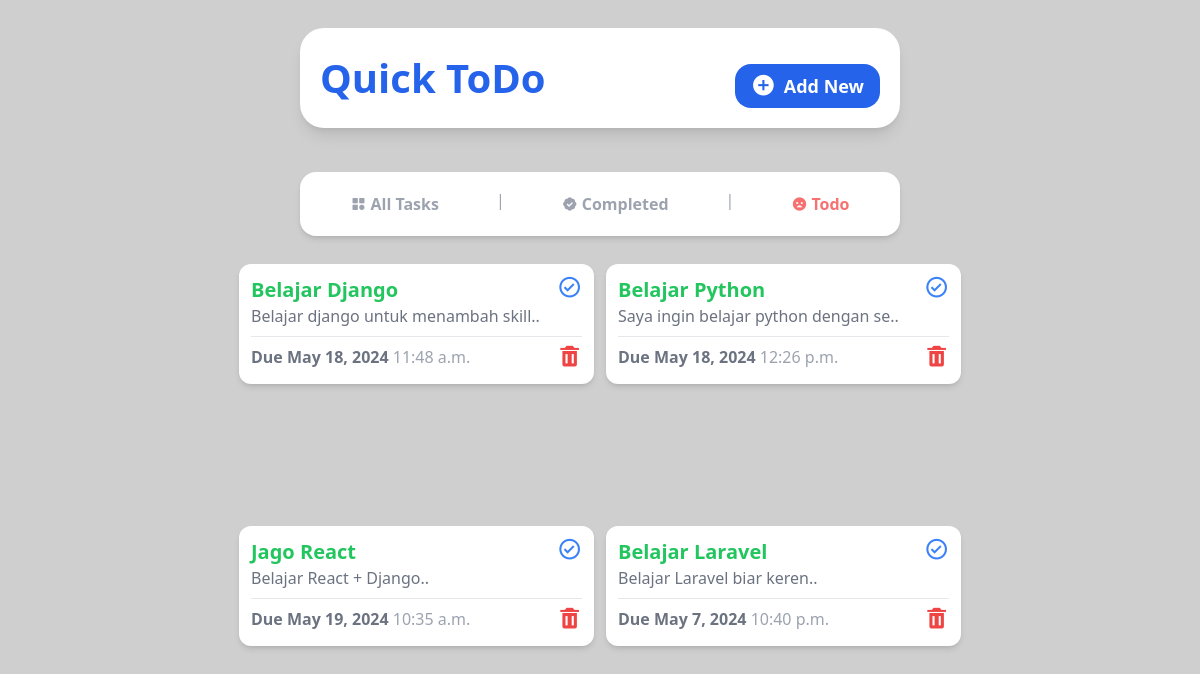
Before: /remaining/ with the older database file.
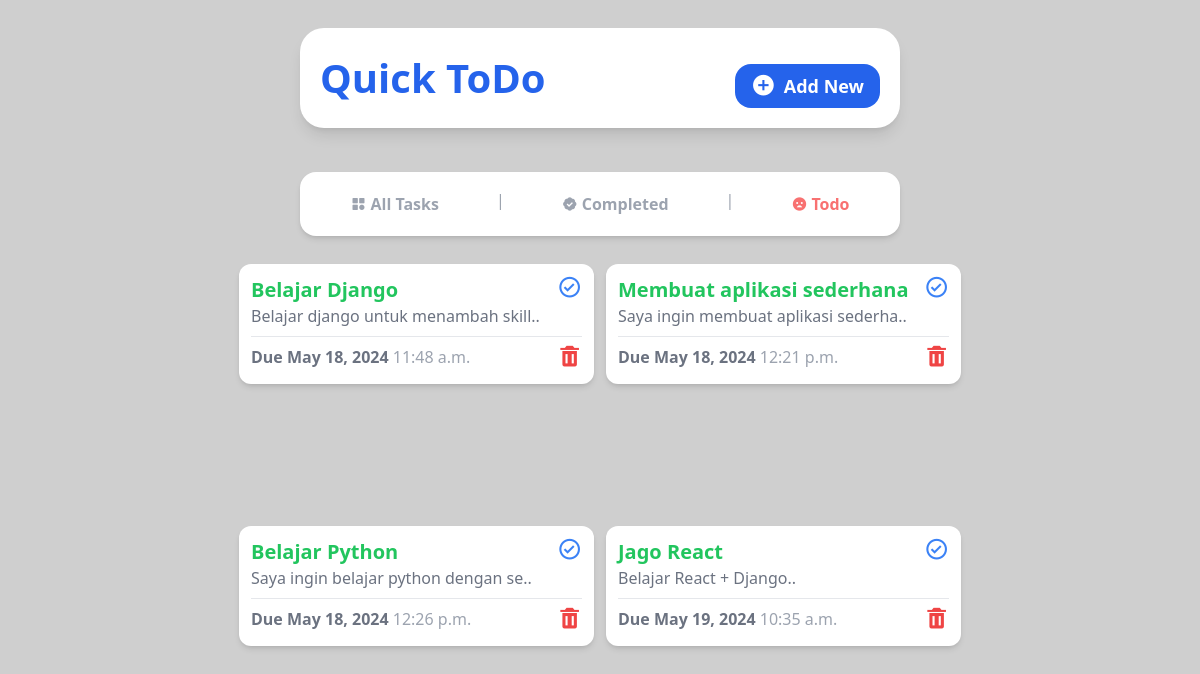
After: the same page with the newer database file.
### todolist/models.py (models this page shows, shortened)
class Todo(models.Model):
    title = models.CharField(max_length=45)
    desc = models.TextField(null=True, blank=True)
    due_date = models.DateField()
    due_time = models.TimeField()
    completed = models.BooleanField(default=False)

### todolist/views.py (the view)
# urls.py: path('remaining/', views.remaining, name = 'remaining'),
def remaining (req):
    remaining_todos = Todo.objects.filter(completed=False)
    return render(req, 'remaining.html',{
        'todos':remaining_todos,
    })

### todolist/templates/remaining.html
{% include "base.html" %}
{% include "rem_nav.html" %}
{% block contend%}
    <section
      class="flex flex-1 flex-wrap justify-center gap-3 bg-[#fff0] w-10/12 md:w-11/12 h-full mb-3 rounded-2xl p-3 overflow-y-auto scrollbar-hide"
    >
      {% for todo in todos %}
      <div
        class="w-[355px] shadow-md flex flex-col bg-white h-[120px] rounded-xl p-3">
        <div class="flex flex-row justify-between">
          <div>
            <a href="{% url 'task_detail' todo.id %}">
              <h1 class="text-green-500 font-semibold text-xl">
                {{ todo.title }}
              </h1>
            </a>
            <p class="text-gray-500 text-md">
              {{ todo.desc | slice:":35" }}..
            </p>
          </div>
          <a href="{% url 'toggle_complete' todo.id %}">
            <i class="bx bx-check-circle bx-sm text-blue-500"></i>
          </a>
        </div>
        <hr class="border-t border-gray-200 my-2" />
        <div class="flex flex-row justify-between">
          <h2 class="text-gray-500 font-bold">
            Due {{ todo.due_date }} <span class="font-medium text-gray-400">{{ todo.due_time }}</span>
          </h2>
          <a href="{% url 'delete' todo.id %}">
            <i class="bx bxs-trash bx-sm text-red-500"></i>
          </a>
        </div>
      </div>
      {% endfor %}
    </section>
{% endblock contend%}

Changed rows visible on the page:
no longer on this page (row edited): Todo: title "Belajar Laravel", desc "Belajar Laravel biar keren", due_date "May 7, 2024", due_time "10:40 p.m."
now on this page (row edited): Todo: title "Membuat aplikasi sederhana", desc "Saya ingin membuat aplikasi sederha", due_date "May 18, 2024", due_time "12:21 p.m."
